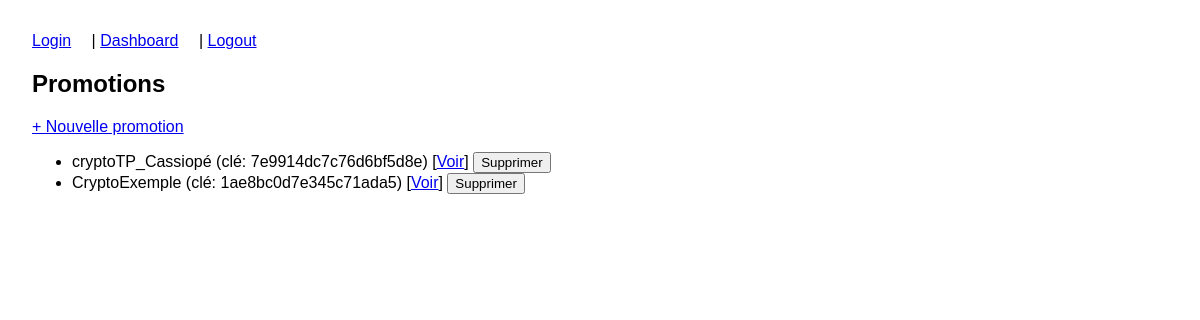
The page /admin/promotions/ (signed in) on the database its author committed.
### app/models.py (models this page shows)
class Cohort(db.Model):
    __tablename__ = 'promotions'
    id         = db.Column(db.Integer, primary_key=True)
    name       = db.Column(db.String(64), unique=True, nullable=False)
    key_master = db.Column(db.String(80), nullable=False)
    users      = db.relationship('User', backref='cohort', cascade='all, delete-orphan', lazy='dynamic')
    materials  = db.relationship('CryptoMaterial', back_populates='cohort', cascade='all, delete-orphan')

### app/routes/promotions.py (the view)
@promo_bp.route('/', methods=['GET'])
@login_required
def list_promotions():
    cohorts = Cohort.query.all()
    return render_template('list.html', cohorts=cohorts)

### app/routes/auth.py (called while the page is built)
@login.user_loader
def load_user(uid):
    return User.query.get(int(uid))

### app/templates/teacher/promotions/list.html
{% extends 'teacher/dashboard.html' %}
{% block content %}
  <h2>Promotions</h2>
  <a href="{{ url_for('admin_promotions.new_promotion') }}">+ Nouvelle promotion</a>
  <ul>
    {% for c in cohorts %}
      <li>
        {{ c.name }} (clé: {{ c.key_master }})
        [<a href="{{ url_for('admin_promotions.detail_promotion', pid=c.id) }}">Voir</a>]
        <form method="post"
              action="{{ url_for('admin_promotions.delete_promotion', pid=c.id) }}"
              style="display:inline"
              onsubmit="return confirm('Supprimer la promo {{ c.name }} ?');">
          <button type="submit">Supprimer</button>
        </form>
      </li>
    {% endfor %}
  </ul>
{% endblock %}

### app/static/style.css (style rules this page uses)
body { font-family: sans-serif; margin: 2em; }

### rows shown on the page
Cohort: name "cryptoTP_Cassiopé", key_master "7e9914dc7c76d6bf5d8e"
Cohort: name "CryptoExemple", key_master "1ae8bc0d7e345c71ada5"
